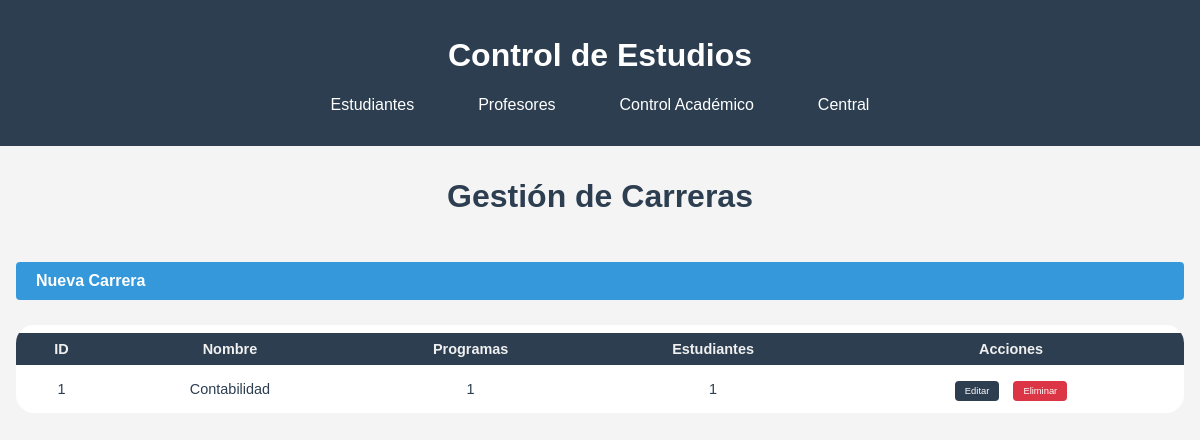
The app's page /control_academico/carreras, older data.
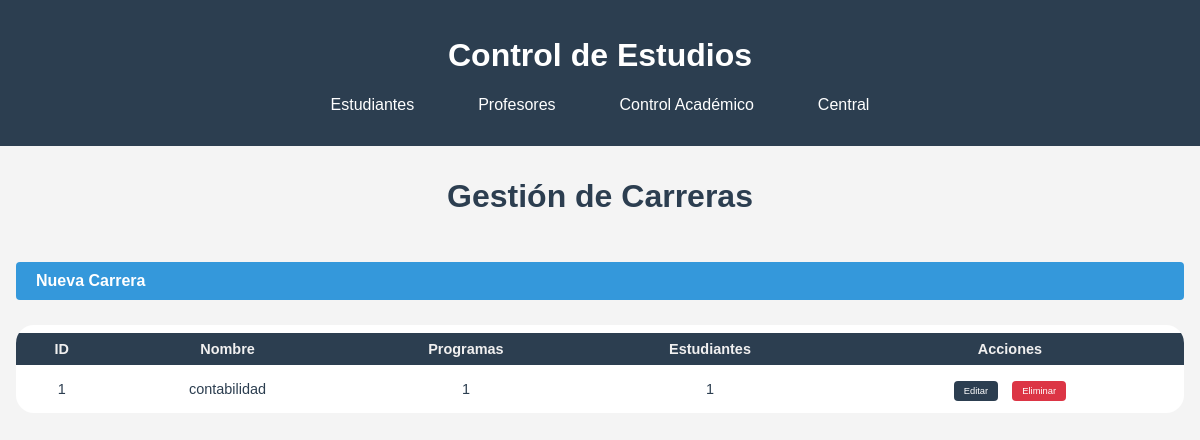
The same page, newer data.
### modulos/control_academico/models.py (models this page shows, shortened)
class Carrera(db.Model):
    __tablename__ = 'carreras'
    id = db.Column(db.Integer, primary_key=True)
    nombre = db.Column(db.String(100), nullable=False, unique=True)
    programas = db.relationship('Programa', back_populates='carrera')
    estudiantes = db.relationship('Estudiante', back_populates='carrera')

### modulos/control_academico/routes.py (the view)
@bp.route('/carreras')
def listar_carreras():
    carreras = Carrera.query.all()
    return render_template('control_academico/carreras.html', carreras=carreras)

### modulos/control_academico/templates/control_academico/carreras.html (shortened to what this page needs)
{% extends "central/base.html" %}
{% block content %}
<div class="welcome-container">
    <h1 class="titulo-estudiantes">Gestión de Carreras</h1>
    <div class="tabla-estudiantes-contenedor">
        <a href="{{ url_for('control_academico.crear_carrera') }}" class="btn-nuevo-estudiante">Nueva Carrera</a>
        <table class="tabla-estudiantes">
            <thead>
                <tr>
                    <th>ID</th>
                    <th>Nombre</th>
                    <th>Programas</th>
                    <th>Estudiantes</th>
                    <th>Acciones</th>
                </tr>
            </thead>
            <tbody>
                {% for carrera in carreras %}
                <tr>
                    <td>{{ carrera.id }}</td>
                    <td>{{ carrera.nombre }}</td>
                    <td>{{ carrera.programas|length }}</td>
                    <td>{{ carrera.estudiantes|length }}</td>
                    <td>
                        <a href="{{ url_for('control_academico.editar_carrera', id=carrera.id) }}" class="btn-accion editar">Editar</a>
                        <a href="{{ url_for('control_academico.eliminar_carrera', id=carrera.id) }}" class="btn-accion eliminar" onclick="return confirm('¿Estás seguro de que quieres eliminar esta carrera?')">Eliminar</a>
                    </td>
                </tr>
                {% endfor %}
            </tbody>
        </table>
    </div>
</div>
{% endblock %}

Row changes from the older to the newer data that the page shows:
changed Carrera id 1: nombre "Contabilidad" → "contabilidad"
